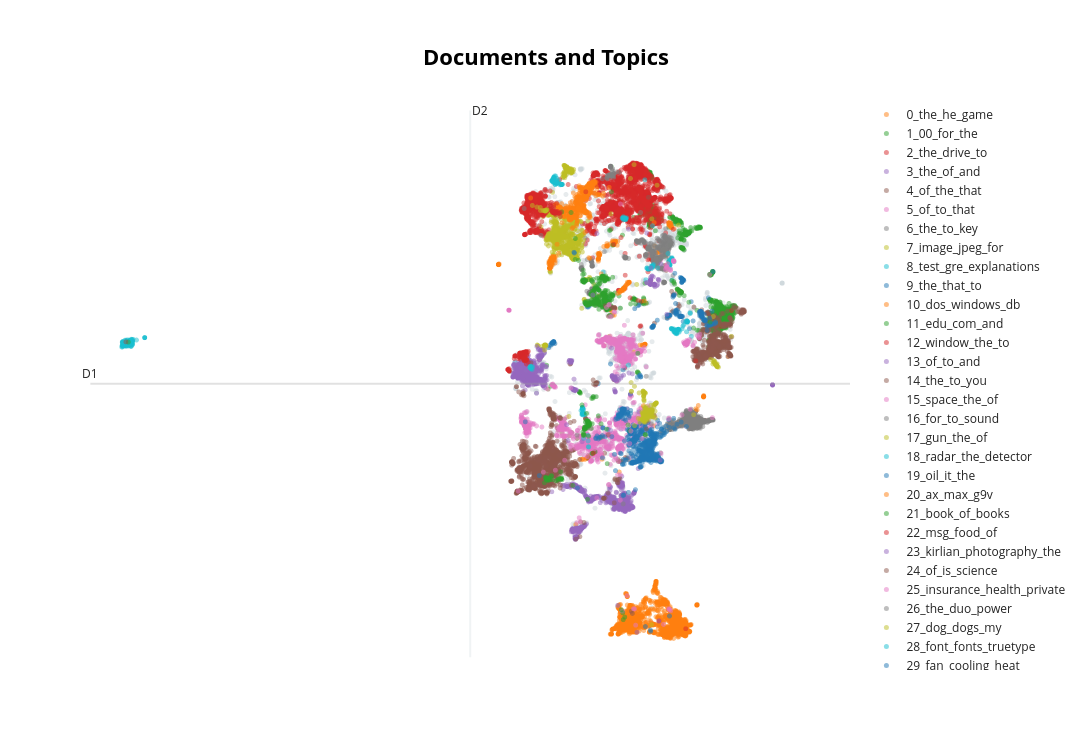

This figure's notebook cell:
### Markdown cell above
And finally, we visualize the results:

### Code cell
topic_model.visualize_documents(docs, reduced_embeddings=reduced_embeddings, 
                                hide_document_hover=True, hide_annotations=True)

### Figure 1 — Plotly figure (JSON) as saved in the notebook; plotly's stock layout.template omitted (floating-point values rounded to 4 significant figures; data arrays with more than 128 entries replaced by an {"elided": "..."} marker saying what was removed)
{"data": [{"hoverinfo": "text", "marker": {"color": "#CFD8DC", "opacity": 0.5, "size": 5}, "mode": "markers+text", "name": "other", "showlegend": false, "type": "scattergl", "x": {"elided": "1787 float values"}, "y": {"elided": "1787 float values"}}, {"hoverinfo": "text", "marker": {"opacity": 0.5, "size": 5}, "mode": "markers+text", "name": "0_the_he_game", "text": {"elided": "1852 str values"}, "textfont": {"size": 12}, "type": "scattergl", "x": {"elided": "1852 float values"}, "y": {"elided": "1852 float values"}}, {"hoverinfo": "text", "marker": {"opacity": 0.5, "size": 5}, "mode": "markers+text", "name": "1_00_for_the", "text": {"elided": "1176 str values"}, "textfont": {"size": 12}, "type": "scattergl", "x": {"elided": "1176 float values"}, "y": {"elided": "1176 float values"}}, {"hoverinfo": "text", "marker": {"opacity": 0.5, "size": 5}, "mode": "markers+text", "name": "2_the_drive_to", "text": {"elided": "1936 str values"}, "textfont": {"size": 12}, "type": "scattergl", "x": {"elided": "1936 float values"}, "y": {"elided": "1936 float values"}}, {"hoverinfo": "text", "marker": {"opacity": 0.5, "size": 5}, "mode": "markers+text", "name": "3_the_of_and", "text": {"elided": "901 str values"}, "textfont": {"size": 12}, "type": "scattergl", "x": {"elided": "901 float values"}, "y": {"elided": "901 float values"}}, {"hoverinfo": "text", "marker": {"opacity": 0.5, "size": 5}, "mode": "markers+text", "name": "4_of_the_that", "text": {"elided": "1552 str values"}, "textfont": {"size": 12}, "type": "scattergl", "x": {"elided": "1552 float values"}, "y": {"elided": "1552 float values"}}, {"hoverinfo": "text", "marker": {"opacity": 0.5, "size": 5}, "mode": "markers+text", "name": "5_of_to_that", "text": {"elided": "1116 str values"}, "textfont": {"size": 12}, "type": "scattergl", "x": {"elided": "1116 float values"}, "y": {"elided": "1116 float values"}}, {"hoverinfo": "text", "marker": {"opacity": 0.5, "size": 5}, "mode": "markers+text", "name": "6_the_to_key", "text": {"elided": "729 str values"}, "textfont": {"size": 12}, "type": "scattergl", "x": {"elided": "729 float values"}, "y": {"elided": "729 float values"}}, {"hoverinfo": "text", "marker": {"opacity": 0.5, "size": 5}, "mode": "markers+text", "name": "7_image_jpeg_for", "text": {"elided": "922 str values"}, "textfont": {"size": 12}, "type": "scattergl", "x": {"elided": "922 float values"}, "y": {"elided": "922 float values"}}, {"hoverinfo": "text", "marker": {"opacity": 0.5, "size": 5}, "mode": "markers+text", "name": "8_test_gre_explanations", "text": {"elided": "568 str values"}, "textfont": {"size": 12}, "type": "scattergl", "x": {"elided": "568 float values"}, "y": {"elided": "568 float values"}}, {"hoverinfo": "text", "marker": {"opacity": 0.5, "size": 5}, "mode": "markers+text", "name": "9_the_that_to", "text": {"elided": "816 str values"}, "textfont": {"size": 12}, "type": "scattergl", "x": {"elided": "816 float values"}, "y": {"elided": "816 float values"}}, {"hoverinfo": "text", "marker": {"opacity": 0.5, "size": 5}, "mode": "markers+text", "name": "10_dos_windows_db", "text": {"elided": "604 str values"}, "textfont": {"size": 12}, "type": "scattergl", "x": {"elided": "604 float values"}, "y": {"elided": "604 float values"}}, {"hoverinfo": "text", "marker": {"opacity": 0.5, "size": 5}, "mode": "markers+text", "name": "11_edu_com_and", "text": {"elided": "360 str values"}, "textfont": {"size": 12}, "type": "scattergl", "x": {"elided": "360 float values"}, "y": {"elided": "360 float values"}}, {"hoverinfo": "text", "marker": {"opacity": 0.5, "size": 5}, "mode": "markers+text", "name": "12_window_the_to", "text": {"elided": "665 str values"}, "textfont": {"size": 12}, "type": "scattergl", "x": {"elided": "665 float values"}, "y": {"elided": "665 float values"}}, {"hoverinfo": "text", "marker": {"opacity": 0.5, "size": 5}, "mode": "markers+text", "name": "13_of_to_and", "text": {"elided": "653 str values"}, "textfont": {"size": 12}, "type": "scattergl", "x": {"elided": "653 float values"}, "y": {"elided": "653 float values"}}, {"hoverinfo": "text", "marker": {"opacity": 0.5, "size": 5}, "mode": "markers+text", "name": "14_the_to_you", "text": {"elided": "685 str values"}, "textfont": {"size": 12}, "type": "scattergl", "x": {"elided": "685 float values"}, "y": {"elided": "685 float values"}}, {"hoverinfo": "text", "marker": {"opacity": 0.5, "size": 5}, "mode": "markers+text", "name": "15_space_the_of", "text": {"elided": "515 str values"}, "textfont": {"size": 12}, "type": "scattergl", "x": {"elided": "515 float values"}, "y": {"elided": "515 float values"}}, {"hoverinfo": "text", "marker": {"opacity": 0.5, "size": 5}, "mode": "markers+text", "name": "16_for_to_sound", "text": {"elided": "356 str values"}, "textfont": {"size": 12}, "type": "scattergl", "x": {"elided": "356 float values"}, "y": {"elided": "356 float values"}}, {"hoverinfo": "text", "marker": {"opacity": 0.5, "size": 5}, "mode": "markers+text", "name": "17_gun_the_of", "text": {"elided": "217 str values"}, "textfont": {"size": 12}, "type": "scattergl", "x": {"elided": "217 float values"}, "y": {"elided": "217 float values"}}, {"hoverinfo": "text", "marker": {"opacity": 0.5, "size": 5}, "mode": "markers+text", "name": "18_radar_the_detector", "text": {"elided": "162 str values"}, "textfont": {"size": 12}, "type": "scattergl", "x": {"elided": "162 float values"}, "y": {"elided": "162 float values"}}, {"hoverinfo": "text", "marker": {"opacity": 0.5, "size": 5}, "mode": "markers+text", "name": "19_oil_it_the", "text": {"elided": "146 str values"}, "textfont": {"size": 12}, "type": "scattergl", "x": {"elided": "146 float values"}, "y": {"elided": "146 float values"}}, {"hoverinfo": "text", "marker": {"opacity": 0.5, "size": 5}, "mode": "markers+text", "name": "20_ax_max_g9v", "text": ["", "", "", "", "", "", "", "", "", "", "", "", "", "", "", "", "", "", "", "", "", "", "", "", "", "", "", "", "", "", "", "", "", "", "", "", "", "", "", "", "", "", "", "", "", "", "", "", "", "", "", "", "", "", "", "", "", "", "", "", "", "", "", "", "", "", "", "", "", "", "", "", "", "", "", "", "", "", "", "", "", "", "", "", "", "", "", "", "", "", "", "", "", "", "", "", "", "", "", "", "", "", "", "", "", "", "", "", "", "", "", "", "", "", "", "", "", "", ""], "textfont": {"size": 12}, "type": "scattergl", "x": [7.757, 7.774, 7.792, 7.788, 7.859, 7.707, 7.769, 7.867, 7.78, 5.907, 7.712, 7.712, 7.696, 5.908, 7.77, 5.91, 7.78, 7.747, 7.708, 7.804, 7.97, 5.937, 5.908, 7.776, 7.719, 7.785, 7.719, 7.765, 7.731, 7.874, 5.908, 5.908, 7.722, 7.771, 5.911, 8.028, 7.72, 5.92, 5.907, 7.931, 5.91, 7.791, 5.908, 7.774, 5.908, 7.903, 5.908, 7.832, 7.71, 7.73, 7.706, 7.764, 7.712, 5.91, 7.8, 5.908, 7.717, 7.867, 7.766, 7.767, 7.714, 7.745, 7.735, 7.775, 7.041, 7.76, 7.775, 7.721, 7.706, 7.721, 7.821, 7.707, 7.736, 7.758, 7.768, 7.77, 7.705, 7.72, 7.875, 5.908, 7.771, 7.903, 7.706, 7.737, 7.793, 7.733, 8.146, 7.868, 5.907, 7.717, 7.844, 7.771, 7.752, 5.907, 5.907, 7.72, 7.733, 7.771, 7.717, 7.794, 7.717, 7.727, 7.719, 5.909, 7.768, 7.775, 7.676, 7.708, 5.909, 7.727, 5.911, 7.705, 7.707, 5.913, 7.688, 7.809, 7.723, 7.825, 7.716], "y": [10.16, 10.12, 10.15, 10.07, 10.2, 9.858, 10.1, 10.2, 10.04, 10.01, 9.909, 9.888, 10.09, 10.01, 10.12, 10.0, 10.13, 10.18, 9.85, 10.26, 10.82, 10.03, 10.01, 10.32, 10.08, 10.25, 10.11, 10.1, 9.953, 10.3, 10.01, 10.01, 10.14, 10.26, 10.01, 10.47, 10.08, 9.999, 10.01, 10.33, 10.01, 10.17, 10.01, 10.13, 10.01, 10.07, 10.01, 10.25, 10.05, 9.87, 9.858, 10.19, 9.9, 10.01, 10.29, 10.01, 9.955, 10.32, 10.21, 9.912, 10.08, 10.12, 10.12, 9.999, 12.69, 10.22, 10.12, 10.11, 9.857, 9.979, 10.2, 10.08, 10.16, 10.16, 10.1, 10.25, 9.863, 9.887, 10.31, 10.01, 10.1, 10.17, 9.861, 10.24, 10.16, 10.11, 11.69, 10.31, 10.01, 9.914, 10.25, 10.14, 10.18, 10.01, 10.01, 10.09, 9.942, 10.14, 9.975, 10.28, 10.08, 10.07, 9.869, 10.01, 10.1, 10.12, 10.05, 9.985, 10.01, 10.07, 10.01, 9.859, 9.861, 10.02, 10.14, 10.01, 9.854, 10.34, 9.853]}, {"hoverinfo": "text", "marker": {"opacity": 0.5, "size": 5}, "mode": "markers+text", "name": "21_book_of_books", "text": ["", "", "", "", "", "", "", "", "", "", "", "", "", "", "", "", "", "", "", "", "", "", "", "", "", "", "", "", "", "", "", "", "", "", "", "", "", "", "", "", "", "", "", "", "", "", "", "", "", "", "", "", "", "", "", "", "", "", "", "", "", "", "", "", "", "", "", "", "", "", "", "", "", "", "", "", "", "", "", "", "", "", "", "", "", "", "", "", "", "", "", "", "", "", "", "", "", "", "", "", "", "", "", "", "", "", "", "", "", "", "", "", "", "", "", ""], "textfont": {"size": 12}, "type": "scattergl", "x": [9.528, 8.111, 7.58, 7.778, 8.962, 7.649, 8.933, 9.003, 9.703, 9.343, 10.28, 11.08, 7.593, 9.662, 9.676, 8.007, 8.902, 7.663, 11.07, 7.656, 8.961, 8.145, 9.468, 9.553, 7.699, 9.556, 9.712, 7.792, 8.933, 8.11, 8.954, 9.572, 9.446, 8.107, 9.299, 9.711, 9.419, 7.765, 10.3, 9.667, 9.771, 9.517, 7.994, 9.648, 8.095, 9.452, 8.107, 9.599, 9.683, 8.891, 7.587, 9.693, 8.135, 10.23, 8.724, 9.215, 9.696, 9.027, 9.575, 9.2, 8.903, 9.582, 7.582, 7.663, 9.592, 7.558, 9.574, 9.651, 9.328, 8.962, 8.105, 9.539, 9.733, 8.927, 9.003, 8.528, 8.937, 9.465, 7.665, 8.966, 9.376, 9.538, 9.925, 9.536, 8.881, 9.697, 7.65, 9.547, 9.555, 8.099, 9.681, 9.647, 7.929, 8.123, 9.273, 8.068, 7.592, 7.666, 9.481, 8.11, 9.733, 9.538, 9.726, 9.661, 8.954, 8.929, 7.671, 7.724, 9.403, 7.523, 9.531, 9.68, 9.006, 8.067, 9.513, 9.627], "y": [9.467, 1.358, 1.425, 1.487, 3.428, 1.357, 3.445, 3.459, 9.437, 9.098, -4.028, 3.134, 1.382, 9.415, 9.548, 1.358, 3.18, 1.409, 3.158, 1.338, 3.436, 1.334, 9.241, 9.537, 1.389, 9.334, 9.416, 1.336, 3.424, 1.36, 3.401, 9.538, 9.198, 1.37, 9.05, 9.47, 3.902, 1.496, -4.306, 9.407, 9.42, 3.59, 1.318, 9.348, 1.65, 9.454, 1.361, 9.517, 9.412, 3.121, 1.367, 9.436, 1.403, -3.904, 10.17, 2.397, 9.446, 3.418, 9.465, 2.393, 3.142, 9.528, 1.385, 1.381, 8.784, 1.423, 9.524, 9.353, 9.074, 3.457, 1.37, 9.475, 9.436, 3.366, 4.004, 1.104, 3.38, 9.358, 1.334, 3.661, 9.458, 9.486, 9.495, 9.479, 3.257, 9.418, 1.293, 9.533, 9.487, 1.37, 9.478, 9.367, 1.289, 1.37, 8.97, 1.363, 1.323, 1.399, 8.937, 1.37, 1.98, 9.48, 9.415, 9.41, 3.368, 3.367, 1.35, 1.337, 9.232, 1.213, 9.467, 9.451, 3.43, 1.378, 9.401, 9.532]}, {"hoverinfo": "text", "marker": {"opacity": 0.5, "size": 5}, "mode": "markers+text", "name": "22_msg_food_of", "text": {"elided": "131 str values"}, "textfont": {"size": 12}, "type": "scattergl", "x": {"elided": "131 float values"}, "y": {"elided": "131 float values"}}, {"hoverinfo": "text", "marker": {"opacity": 0.5, "size": 5}, "mode": "markers+text", "name": "23_kirlian_photography_the", "text": ["", "", "", "", "", "", "", "", "", "", "", "", "", "", "", "", "", "", "", "", "", "", "", "", "", "", "", "", "", "", "", "", "", "", "", "", "", "", "", "", "", "", "", "", "", "", "", "", "", "", "", "", "", "", "", "", "", "", "", "", "", "", "", "", "", "", "", "", "", "", "", "", "", "", "", "", "", "", "", "", "", "", "", "", "", "", "", "", "", "", "", "", "", "", "", "", "", "", "", "", ""], "textfont": {"size": 12}, "type": "scattergl", "x": [7.38, 11.26, 11.25, 11.48, 7.359, 7.437, 11.62, 8.468, 11.25, 11.4, 11.27, 7.465, 8.467, 11.55, 11.25, 11.26, 11.25, 7.44, 8.397, 8.467, 7.334, 11.13, 7.395, 8.447, 11.38, 7.332, 8.454, 7.414, 8.463, 8.458, 8.46, 11.5, 7.398, 11.38, 11.38, 8.409, 11.38, 7.312, 11.39, 8.462, 11.21, 11.12, 8.457, 11.26, 8.447, 8.463, 8.466, 8.486, 7.27, 11.26, 9.883, 8.456, 7.36, 11.53, 11.4, 8.461, 7.41, 11.38, 8.449, 8.449, 11.29, 11.25, 8.447, 8.463, 7.346, 8.476, 11.25, 8.462, 11.25, 11.83, 11.26, 11.25, 7.42, 11.52, 8.445, 8.384, 11.25, 7.327, 11.38, 7.425, 7.452, 11.25, 11.3, 11.26, 11.26, 11.38, 11.31, 11.41, 8.46, 11.26, 8.676, 11.36, 8.448, 7.32, 7.426, 8.466, 11.25, 8.464, 7.32, 8.454, 11.55], "y": [6.353, 9.485, 9.221, 9.158, 6.329, 6.329, 10.02, 6.116, 9.213, 9.191, 9.872, 5.989, 6.074, 9.366, 9.376, 9.208, 9.213, 6.348, 6.141, 6.088, 6.307, 9.277, 6.237, 6.106, 9.205, 6.286, 6.042, 6.324, 6.113, 6.111, 6.091, 9.203, 6.303, 9.212, 9.179, 6.142, 9.196, 6.349, 9.171, 6.11, 9.237, 9.278, 6.09, 9.206, 6.106, 6.115, 6.112, 6.134, 6.295, 9.385, 6.637, 6.09, 6.32, 9.393, 9.222, 6.116, 6.353, 9.213, 6.104, 6.098, 9.224, 9.382, 6.116, 6.116, 6.33, 6.116, 9.376, 6.107, 9.383, 8.003, 9.209, 9.204, 6.335, 9.413, 6.113, 6.077, 9.381, 6.295, 9.19, 6.324, 6.352, 9.208, 9.537, 9.372, 9.377, 9.211, 9.548, 9.111, 6.112, 9.393, -0.7946, 9.509, 6.107, 6.581, 6.314, 6.118, 9.204, 6.114, 6.622, 6.11, -4.361]}, {"hoverinfo": "text", "marker": {"opacity": 0.5, "size": 5}, "mode": "markers+text", "name": "24_of_is_science", "text": ["", "", "", "", "", "", "", "", "", "", "", "", "", "", "", "", "", "", "", "", "", "", "", "", "", "", "", "", "", "", "", "", "", "", "", "", "", "", "", "", "", "", "", "", "", "", "", "", "", "", "", "", "", "", "", "", "", "", "", "", "", "", "", "", "", "", "", "", "", "", "", "", "", "", "", "", "", "", "", "", "", "", "", "", "", "", "", "", "", "", "", "", "", "", ""], "textfont": {"size": 12}, "type": "scattergl", "x": [7.641, 7.734, 7.689, 7.696, 7.671, 7.695, 7.841, 7.865, 7.834, 7.653, 7.697, 9.344, 7.832, 7.694, 7.817, 7.673, 7.832, 7.765, 7.85, 7.707, 7.746, 9.342, 7.835, 7.673, 7.867, 7.886, 7.656, 7.718, 7.68, 7.839, 7.819, 9.354, 7.77, 7.757, 7.616, 7.838, 7.644, 7.657, 7.799, 7.691, 9.35, 7.848, 7.75, 9.255, 8.056, 7.767, 7.696, 7.67, 7.695, 7.825, 7.647, 7.786, 7.68, 7.826, 7.686, 9.339, 7.705, 7.789, 9.356, 7.886, 9.309, 7.677, 9.339, 8.063, 7.81, 9.376, 7.829, 7.716, 7.758, 7.769, 7.711, 7.703, 7.762, 7.732, 7.703, 7.734, 7.663, 7.701, 7.818, 7.71, 7.841, 7.906, 7.675, 8.096, 7.829, 7.821, 7.844, 9.342, 7.651, 7.705, 7.742, 7.817, 7.744, 9.338, 7.548], "y": [2.686, 3.962, 2.712, 4.116, 2.822, 4.129, 3.903, 3.791, 3.982, 2.638, 2.586, 5.212, 3.824, 2.998, 3.949, 2.696, 3.808, 2.568, 3.836, 4.187, 2.668, 5.222, 3.931, 2.748, 3.854, 3.741, 2.59, 4.051, 4.167, 3.951, 3.914, 5.231, 3.898, 2.708, 2.577, 3.795, 2.668, 2.661, 3.973, 4.145, 5.229, 3.785, 2.735, 5.187, 3.832, 2.725, 4.144, 2.667, 4.194, 3.927, 2.658, 2.698, 2.893, 3.921, 2.487, 5.218, 2.818, 2.636, 5.221, 3.785, 5.15, 4.179, 5.208, 3.816, 3.938, 5.255, 3.79, 3.967, 4.004, 4.052, 2.694, 2.773, 2.761, 2.591, 2.666, 2.705, 2.686, 2.582, 3.928, 2.596, 3.856, 3.857, 4.19, 3.801, 3.773, 3.913, 3.793, 5.224, 2.628, 4.11, 2.663, 3.881, 2.725, 5.217, 2.695]}, {"hoverinfo": "text", "marker": {"opacity": 0.5, "size": 5}, "mode": "markers+text", "name": "25_insurance_health_private", "text": ["", "", "", "", "", "", "", "", "", "", "", "", "", "", "", "", "", "", "", "", "", "", "", "", "", "", "", "", "", "", "", "", "", "", "", "", "", "", "", "", "", "", "", "", "", "", "", "", "", "", "", "", "", "", "", "", "", "", "", "", "", "", "", "", "", "", "", "", "", "", "", "", "", "", "", "", "", "", ""], "textfont": {"size": 12}, "type": "scattergl", "x": [12.44, 12.49, 7.87, 7.831, 7.813, 7.826, 7.832, 12.45, 12.48, 7.832, 8.451, 7.863, 7.821, 12.55, 12.99, 7.831, 7.836, 12.5, 12.57, 7.835, 12.98, 12.8, 12.5, 12.53, 7.796, 12.9, 12.46, 12.75, 12.94, 12.46, 12.45, 12.49, 7.858, 12.53, 12.52, 12.36, 7.804, 7.836, 7.818, 7.808, 7.82, 7.788, 12.52, 12.46, 7.856, 7.835, 12.63, 12.58, 12.53, 7.842, 9.809, 12.49, 10.95, 12.46, 12.57, 12.75, 9.784, 12.49, 12.46, 12.54, 7.913, 12.56, 7.888, 12.53, 12.53, 7.82, 7.865, 12.41, 7.843, 12.5, 12.56, 12.46, 12.53, 7.872, 7.835, 12.46, 12.53, 7.87, 12.52], "y": [6.818, 6.818, 5.066, 5.136, 5.143, 5.135, 5.14, 6.835, 6.828, 5.14, 5.035, 5.112, 5.19, 6.92, 7.194, 5.134, 5.144, 6.817, 6.886, 5.133, 7.055, 6.868, 6.845, 6.856, 5.159, 7.142, 6.837, 6.716, 7.07, 6.819, 6.832, 6.833, 5.107, 6.781, 6.82, 3.945, 5.145, 5.127, 5.144, 5.148, 5.147, 5.176, 6.833, 6.834, 5.11, 5.133, 6.989, 6.876, 6.875, 5.119, 8.405, 6.736, 2.988, 6.836, 6.905, 6.764, 8.381, 6.816, 6.839, 6.804, 5.061, 6.897, 5.1, 6.949, 6.865, 5.157, 5.095, 6.881, 5.128, 6.788, 6.8, 6.839, 6.778, 5.116, 5.132, 6.825, 6.889, 5.096, 6.798]}, {"hoverinfo": "text", "marker": {"opacity": 0.5, "size": 5}, "mode": "markers+text", "name": "26_the_duo_power", "text": ["", "", "", "", "", "", "", "", "", "", "", "", "", "", "", "", "", "", "", "", "", "", "", "", "", "", "", "", "", "", "", "", "", "", "", "", "", "", "", "", "", "", "", "", "", "", "", "", "", "", "", "", "", "", "", "", "", "", "", "", "", "", "", "", "", "", "", "", "", ""], "textfont": {"size": 12}, "type": "scattergl", "x": [9.747, 9.898, 9.914, 9.902, 9.923, 9.877, 9.854, 10.35, 9.956, 9.914, 9.561, 10.37, 10.38, 9.849, 9.939, 10.37, 9.817, 9.846, 10.37, 9.852, 10.36, 9.948, 9.846, 10.36, 9.855, 10.37, 9.859, 9.793, 9.791, 10.36, 9.722, 10.16, 9.849, 9.732, 10.37, 10.38, 10.38, 10.38, 9.858, 10.36, 10.38, 10.49, 9.974, 9.848, 9.856, 9.841, 9.735, 10.37, 9.985, 9.821, 9.831, 9.847, 10.38, 9.865, 9.858, 9.849, 9.851, 10.32, 10.37, 10.37, 10.39, 10.39, 9.958, 9.822, 9.904, 9.713, 10.38, 10.07, 10.39, 10.36], "y": [13.6, 13.52, 13.6, 13.81, 13.87, 13.65, 13.97, 10.31, 13.5, 13.78, 13.46, 10.29, 10.28, 13.97, 13.59, 10.28, 13.61, 13.97, 10.28, 13.95, 10.26, 13.55, 13.6, 10.3, 13.92, 10.29, 13.97, 13.61, 13.58, 10.29, 13.49, 13.72, 13.96, 13.57, 10.29, 10.28, 10.28, 10.28, 13.6, 10.29, 10.29, 10.25, 13.67, 13.63, 13.63, 13.92, 13.46, 10.28, 13.68, 13.6, 13.6, 13.97, 10.29, 13.6, 13.95, 13.95, 13.63, 10.33, 10.29, 10.28, 10.29, 10.3, 13.67, 13.62, 13.61, 13.51, 10.28, 13.74, 10.27, 10.3]}, {"hoverinfo": "text", "marker": {"opacity": 0.5, "size": 5}, "mode": "markers+text", "name": "27_dog_dogs_my", "text": ["", "", "", "", "", "", "", "", "", "", "", "", "", "", "", "", "", "", "", "", "", "", "", "", "", "", "", "", "", "", "", "", "", "", "", "", "", "", "", "", "", "", "", "", "", "", "", "", "", "", "", "", "", ""], "textfont": {"size": 12}, "type": "scattergl", "x": [13.57, 13.59, 13.59, 13.56, 13.48, 13.37, 13.58, 13.59, 13.58, 13.51, 7.576, 13.5, 13.53, 7.561, 13.54, 7.569, 13.6, 7.55, 13.54, 7.526, 13.6, 7.528, 13.58, 7.545, 13.61, 13.6, 13.58, 13.56, 13.59, 13.6, 11.29, 13.56, 13.59, 13.57, 7.448, 14.1, 13.58, 13.56, 13.45, 13.48, 13.48, 7.576, 7.549, 13.58, 13.52, 13.59, 13.58, 7.527, 13.6, 13.57, 7.54, 13.59, 7.533, 13.64], "y": [5.954, 5.908, 5.912, 5.955, 6.059, 6.181, 5.947, 5.906, 5.948, 6.055, 6.729, 6.073, 5.983, 6.756, 5.982, 6.76, 5.903, 6.758, 5.986, 6.751, 5.9, 6.719, 5.917, 6.774, 5.886, 5.912, 5.925, 5.97, 5.912, 6.003, -4.505, 5.974, 5.913, 5.974, 6.717, 7.115, 5.928, 5.99, 6.001, 6.088, 6.14, 6.751, 6.754, 5.932, 6.1, 5.887, 5.932, 6.759, 5.91, 5.949, 6.753, 5.919, 6.561, 5.871]}, {"hoverinfo": "text", "marker": {"opacity": 0.5, "size": 5}, "mode": "markers+text", "name": "28_font_fonts_truetype", "text": ["", "", "", "", "", "", "", "", "", "", "", "", "", "", "", "", "", "", "", "", "", "", "", "", "", "", "", "", "", "", "", "", "", "", "", "", "", "", "", "", "", "", "", "", "", "", "", "", "", "", "", "", "", "", "", "", "", ""], "textfont": {"size": 12}, "type": "scattergl", "x": [7.99, 7.857, 7.844, 7.855, 7.804, 7.824, 7.932, 7.972, 7.797, 7.867, 7.869, 7.879, 8.139, 7.968, 7.801, 7.797, 7.81, 7.956, 7.92, 7.853, 7.897, 7.838, 7.927, 7.861, 7.97, 7.946, 7.777, 8.083, 8.11, 7.911, 7.824, 8.112, 7.814, 7.834, 7.892, 7.865, 7.91, 7.832, 7.98, 7.856, 7.839, 7.821, 8.135, 7.851, 7.948, 8.026, 7.83, 7.854, 8.122, 7.95, 8.075, 7.858, 7.825, 7.952, 8.16, 7.883, 7.947, 8.128], "y": [13.28, 13.5, 13.46, 13.46, 13.4, 13.46, 13.31, 13.29, 13.4, 13.4, 13.31, 13.46, 13.23, 13.47, 13.35, 13.39, 13.39, 13.29, 13.57, 13.5, 13.24, 13.32, 13.31, 13.52, 13.32, 13.27, 13.38, 13.26, 13.24, 13.3, 13.4, 13.22, 13.39, 13.38, 13.31, 13.36, 13.23, 13.37, 13.28, 13.5, 13.47, 13.39, 13.24, 13.53, 13.28, 13.39, 13.37, 13.52, 13.24, 13.29, 13.22, 13.5, 13.39, 13.29, 13.24, 13.58, 13.39, 13.24]}, {"hoverinfo": "text", "marker": {"opacity": 0.5, "size": 5}, "mode": "markers+text", "name": "29_fan_cooling_heat", "text": ["", "", "", "", "", "", "", "", "", "", "", "", "", "", "", "", "", "", "", "", "", "", "", "", "", "", "", "", "", "", "", "", "", "", "", "", "", "", "", "", "", "", "", "", "", "", "", "", "", "", "", ""], "textfont": {"size": 12}, "type": "scattergl", "x": [12.4, 12.11, 12.69, 12.34, 12.39, 12.39, 11.34, 12.35, 12.35, 12.38, 12.39, 12.4, 12.36, 12.42, 12.34, 12.4, 11.35, 11.35, 12.3, 12.37, 11.29, 12.4, 11.33, 12.39, 11.34, 11.32, 12.38, 12.36, 12.36, 11.49, 11.34, 12.4, 12.39, 12.34, 11.33, 12.36, 12.35, 11.34, 12.39, 12.36, 11.35, 11.34, 12.43, 12.37, 11.35, 12.36, 11.36, 11.35, 12.35, 12.4, 11.35, 12.38], "y": [9.385, 9.655, 8.51, 9.456, 9.383, 9.373, 7.506, 9.29, 9.442, 9.34, 9.395, 9.401, 9.422, 9.392, 9.464, 9.379, 7.518, 7.523, 9.487, 9.402, 7.477, 9.376, 7.49, 9.401, 7.51, 7.464, 9.392, 9.312, 9.301, 7.765, 7.511, 9.38, 9.388, 9.451, 7.489, 9.437, 9.285, 7.514, 9.395, 9.425, 7.511, 7.509, 9.358, 9.416, 7.516, 9.429, 7.543, 7.53, 9.44, 9.377, 7.523, 9.349]}, {"hoverinfo": "text", "marker": {"opacity": 0.5, "size": 5}, "mode": "markers+text", "name": "30_phone_dialing_tone", "text": ["", "", "", "", "", "", "", "", "", "", "", "", "", "", "", "", "", "", "", "", "", "", "", "", "", "", "", "", "", "", "", "", "", "", "", "", "", "", "", "", "", "", "", "", "", "", "", "", "", "", "", "", "", "", "", "", ""], "textfont": {"size": 12}, "type": "scattergl", "x": [10.39, 13.12, 10.17, 10.26, 10.42, 13.12, 10.47, 10.23, 10.24, 10.27, 10.3, 10.25, 13.12, 13.12, 10.5, 12.93, 10.34, 10.31, 10.46, 12.9, 10.51, 10.29, 10.33, 10.35, 13.12, 10.32, 13.12, 10.33, 13.13, 10.35, 10.3, 13.12, 10.22, 10.17, 10.5, 10.1, 13.12, 13.12, 13.12, 10.3, 10.44, 10.37, 10.27, 13.13, 13.12, 10.24, 10.33, 12.85, 10.48, 13.12, 13.12, 13.12, 10.18, 10.51, 10.49, 10.3, 10.5], "y": [9.17, 4.675, 8.877, 8.976, 9.205, 4.726, 9.253, 8.973, 8.946, 8.992, 9.028, 8.986, 4.667, 4.689, 9.292, 4.323, 9.051, 9.013, 9.234, 4.151, 9.286, 9.045, 9.04, 9.075, 4.68, 9.056, 4.683, 9.051, 4.699, 9.099, 9.032, 4.682, 8.958, 8.921, 9.293, 8.844, 4.682, 4.681, 4.683, 9.04, 9.295, 9.125, 8.989, 4.69, 4.681, 8.966, 9.031, 4.191, 9.27, 4.682, 4.684, 4.683, 8.928, 9.297, 9.274, 8.965, 9.289]}, {"hoverinfo": "text", "marker": {"opacity": 0.5, "size": 5}, "mode": "markers+text", "name": "31_battery_batteries_concrete", "text": ["", "", "", "", "", "", "", "", "", "", "", "", "", "", "", "", "", "", "", "", "", "", "", "", "", "", "", "", "", "", "", "", "", "", "", "", "", "", "", "", "", "", ""], "textfont": {"size": 12}, "type": "scattergl", "x": [12.34, 12.32, 12.29, 12.27, 12.11, 12.31, 12.3, 12.2, 12.33, 12.29, 12.31, 10.81, 12.08, 12.29, 12.31, 12.0, 12.2, 12.28, 12.31, 12.31, 12.07, 12.28, 12.29, 12.27, 12.31, 12.32, 12.19, 12.26, 12.24, 12.29, 12.3, 12.3, 12.31, 12.6, 12.31, 12.25, 12.33, 12.3, 12.31, 12.44, 13.35, 12.31, 12.34], "y": [8.896, 8.861, 8.922, 8.764, 9.217, 8.917, 8.913, 9.017, 8.865, 8.931, 8.909, 6.428, 9.27, 8.924, 8.911, 9.36, 9.007, 8.943, 8.923, 8.919, 9.321, 8.914, 8.899, 8.887, 8.903, 8.899, 9.019, 8.956, 8.98, 8.924, 8.908, 8.906, 8.91, 8.49, 8.914, 8.982, 8.917, 8.887, 8.878, 8.753, 7.687, 8.907, 8.893]}, {"hoverinfo": "text", "marker": {"opacity": 0.5, "size": 5}, "mode": "markers+text", "name": "32_mouse_driver_the", "text": ["", "", "", "", "", "", "", "", "", "", "", "", "", "", "", "", "", "", "", "", "", "", "", "", "", "", "", "", "", "", "", "", "", "", "", "", "", "", "", "", "", ""], "textfont": {"size": 12}, "type": "scattergl", "x": [10.6, 9.295, 9.25, 9.251, 9.234, 9.311, 9.374, 9.254, 9.309, 9.226, 9.285, 9.315, 9.409, 9.418, 9.95, 9.253, 9.249, 9.247, 9.414, 9.266, 9.273, 9.37, 9.261, 9.292, 9.375, 9.279, 9.282, 9.279, 9.301, 9.237, 9.293, 9.389, 9.318, 9.304, 9.259, 9.292, 9.279, 10.88, 9.346, 9.237, 9.377, 9.254], "y": [13.85, 13.62, 13.59, 13.62, 13.59, 13.64, 13.67, 13.6, 13.69, 13.54, 13.67, 13.7, 13.63, 13.61, 13.38, 13.59, 13.6, 13.61, 13.63, 13.59, 13.67, 13.68, 13.61, 13.68, 13.71, 13.62, 13.65, 13.6, 13.6, 13.7, 13.67, 13.66, 13.68, 13.68, 13.59, 13.7, 13.64, 13.03, 13.72, 13.59, 13.68, 13.6]}, {"hoverinfo": "text", "marker": {"opacity": 0.5, "size": 5}, "mode": "markers+text", "name": "33_water_mwra_dept", "text": ["", "", "", "", "", "", "", "", "", "", "", "", "", "", "", "", "", "", "", "", "", "", "", "", "", "", "", "", "", "", "", "", "", "", ""], "textfont": {"size": 12}, "type": "scattergl", "x": [10.01, 9.998, 10.01, 9.98, 9.912, 10.24, 10.31, 10.06, 10.01, 10.62, 9.908, 10.01, 9.918, 9.984, 9.902, 9.957, 10.14, 10.0, 9.985, 10.02, 9.906, 9.958, 10.01, 10.02, 10.5, 10.0, 10.03, 10.0, 9.91, 10.08, 10.09, 9.981, 9.999, 10.01, 10.21], "y": [4.881, 5.417, 5.367, 5.391, 5.459, 5.51, 5.549, 5.309, 5.375, 5.6, 5.513, 5.358, 5.477, 5.46, 5.5, 5.381, 5.354, 5.425, 4.969, 4.877, 5.526, 5.457, 5.362, 4.864, 5.636, 4.908, 5.408, 5.461, 5.534, 5.503, 5.389, 5.389, 5.486, 5.484, 5.43]}, {"hoverinfo": "text", "marker": {"opacity": 0.5, "size": 5}, "mode": "markers+text", "name": "34_cancer_center_centers", "text": ["", "", "", "", "", "", "", "", "", "", "", "", "", "", "", "", "", ""], "textfont": {"size": 12}, "type": "scattergl", "x": [6.723, 6.771, 6.781, 6.773, 6.772, 6.773, 6.805, 6.773, 6.778, 6.78, 6.773, 6.533, 6.785, 6.775, 6.773, 6.549, 6.621, 6.765], "y": [4.754, 4.798, 4.79, 4.781, 4.771, 4.801, 4.718, 4.804, 4.807, 4.811, 4.8, 5.086, 4.883, 4.802, 4.792, 5.083, 4.873, 4.784]}, {"hoverinfo": "text", "marker": {"opacity": 0.5, "size": 5}, "mode": "markers+text", "name": "35_voltage_amp_current", "text": ["", "", "", "", "", "", "", "", "", "", "", "", "", "", "", "", "", "", ""], "textfont": {"size": 12}, "type": "scattergl", "x": [11.84, 12.06, 11.84, 13.43, 11.78, 12.08, 11.96, 10.98, 11.86, 11.85, 11.8, 11.96, 11.81, 12.08, 12.06, 12.06, 11.91, 12.06, 12.08], "y": [9.883, 10.17, 9.916, 3.835, 9.812, 10.14, 9.765, 7.24, 10.04, 9.898, 9.958, 9.81, 9.875, 10.16, 10.16, 10.15, 9.807, 10.14, 10.13]}, {"hoverinfo": "text", "marker": {"opacity": 0.5, "size": 5}, "mode": "markers+text", "name": "36_ground_grounding_neutral", "text": ["", "", "", "", "", "", "", "", "", "", "", "", "", ""], "textfont": {"size": 12}, "type": "scattergl", "x": [11.74, 11.74, 11.73, 11.72, 11.74, 11.73, 11.73, 11.76, 11.71, 11.73, 11.73, 11.73, 11.72, 11.75], "y": [9.281, 9.285, 9.284, 9.296, 9.29, 9.298, 9.314, 9.288, 9.262, 9.29, 9.29, 9.287, 9.295, 9.288]}, {"hoverinfo": "text", "marker": {"opacity": 0.5, "size": 5}, "mode": "markers+text", "name": "37_icon_icons_click", "text": ["", "", "", "", "", "", "", "", "", "", "", "", ""], "textfont": {"size": 12}, "type": "scattergl", "x": [7.586, 7.387, 7.572, 7.554, 7.6, 7.554, 7.263, 7.476, 7.509, 7.619, 7.563, 7.1, 7.38], "y": [12.18, 12.19, 12.19, 12.16, 12.22, 12.18, 12.32, 12.18, 12.18, 12.21, 12.16, 12.39, 12.31]}, {"hoverinfo": "text", "marker": {"opacity": 0.5, "size": 5}, "mode": "markers+text", "name": "38_kidney_stones_calcium", "text": ["", "", "", "", "", "", "", "", "", "", "", "", ""], "textfont": {"size": 12}, "type": "scattergl", "x": [7.042, 7.014, 7.05, 7.089, 7.024, 7.041, 7.057, 7.055, 7.046, 7.04, 7.04, 7.013, 7.109], "y": [5.82, 5.863, 5.841, 5.78, 5.898, 5.846, 5.891, 5.819, 5.907, 5.844, 5.849, 5.854, 5.882]}], "layout": {"annotations": [{"showarrow": false, "text": "D1", "x": -8.44, "y": 5.198, "yshift": 10}, {"showarrow": false, "text": "D2", "x": 4.915, "xshift": 10, "y": 16.22}], "height": 750, "shapes": [{"line": {"color": "#CFD8DC", "width": 2}, "type": "line", "x0": 4.915, "x1": 4.915, "y0": -5.819, "y1": 16.22}, {"line": {"color": "#9E9E9E", "width": 2}, "type": "line", "x0": -8.44, "x1": 18.27, "y0": 5.198, "y1": 5.198}], "title": {"font": {"color": "Black", "size": 22}, "text": "<b>Documents and Topics</b>", "x": 0.5, "xanchor": "center", "yanchor": "top"}, "width": 1200, "xaxis": {"visible": false}, "yaxis": {"visible": false}}}
